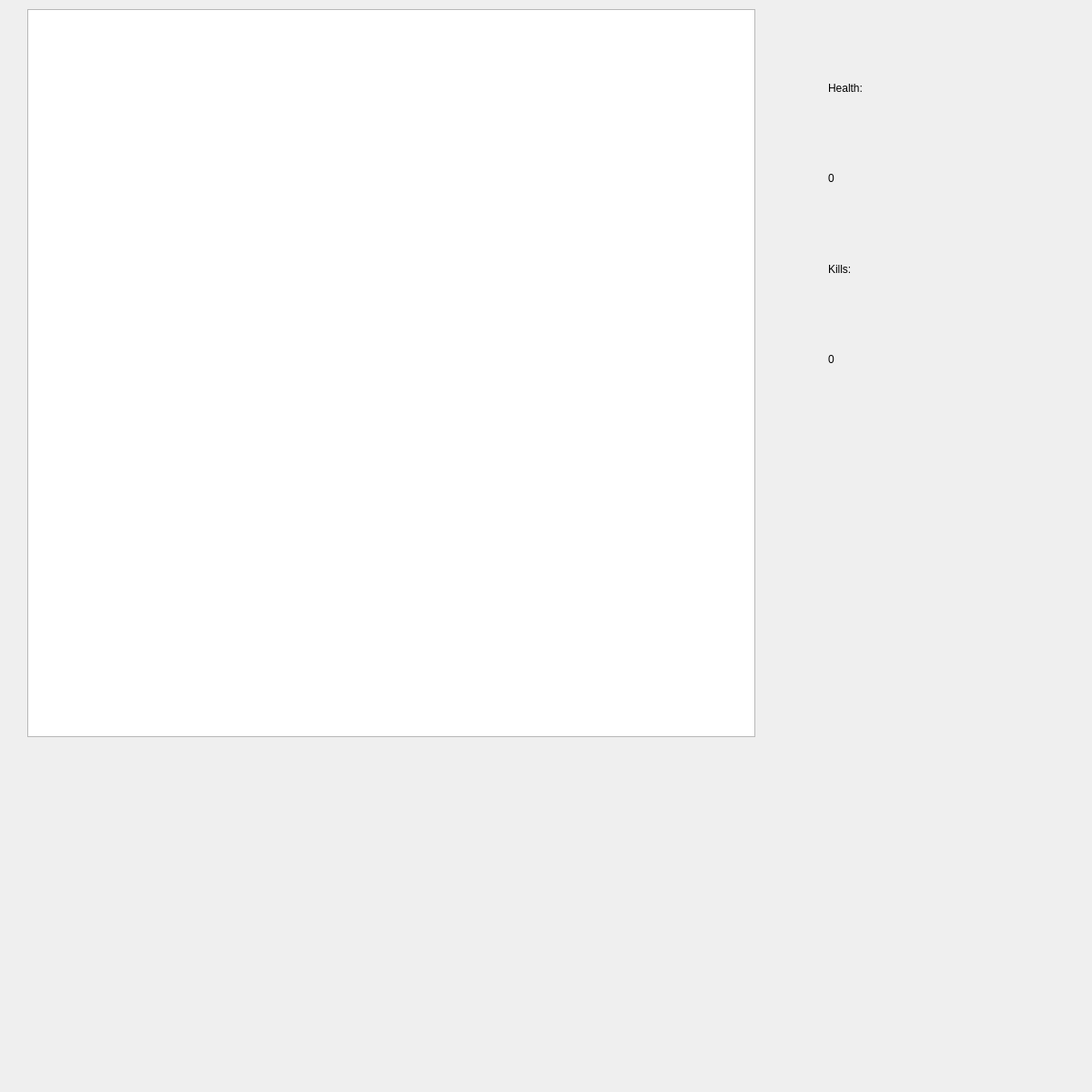
<?xml version="1.0" encoding="UTF-8"?>
<ui version="4.0">
 <class>Widget</class>
 <widget class="QWidget" name="Widget">
  <property name="enabled">
   <bool>true</bool>
  </property>
  <property name="geometry">
   <rect>
    <x>0</x>
    <y>0</y>
    <width>1200</width>
    <height>1200</height>
   </rect>
  </property>
  <property name="windowTitle">
   <string>Widget</string>
  </property>
  <widget class="QGraphicsView" name="graphicsView">
   <property name="geometry">
    <rect>
     <x>30</x>
     <y>10</y>
     <width>800</width>
     <height>800</height>
    </rect>
   </property>
  </widget>
  <widget class="QWidget" name="verticalLayoutWidget">
   <property name="geometry">
    <rect>
     <x>910</x>
     <y>50</y>
     <width>161</width>
     <height>391</height>
    </rect>
   </property>
   <layout class="QVBoxLayout" name="verticalLayout">
    <item>
     <widget class="QLabel" name="label">
      <property name="text">
       <string>Health:</string>
      </property>
     </widget>
    </item>
    <item>
     <widget class="QLabel" name="healthLabel">
      <property name="text">
       <string>0</string>
      </property>
     </widget>
    </item>
    <item>
     <widget class="QLabel" name="label_2">
      <property name="text">
       <string>Kills:</string>
      </property>
     </widget>
    </item>
    <item>
     <widget class="QLabel" name="killsLabel">
      <property name="text">
       <string>0</string>
      </property>
     </widget>
    </item>
   </layout>
  </widget>
 </widget>
 <resources/>
 <connections/>
</ui>
